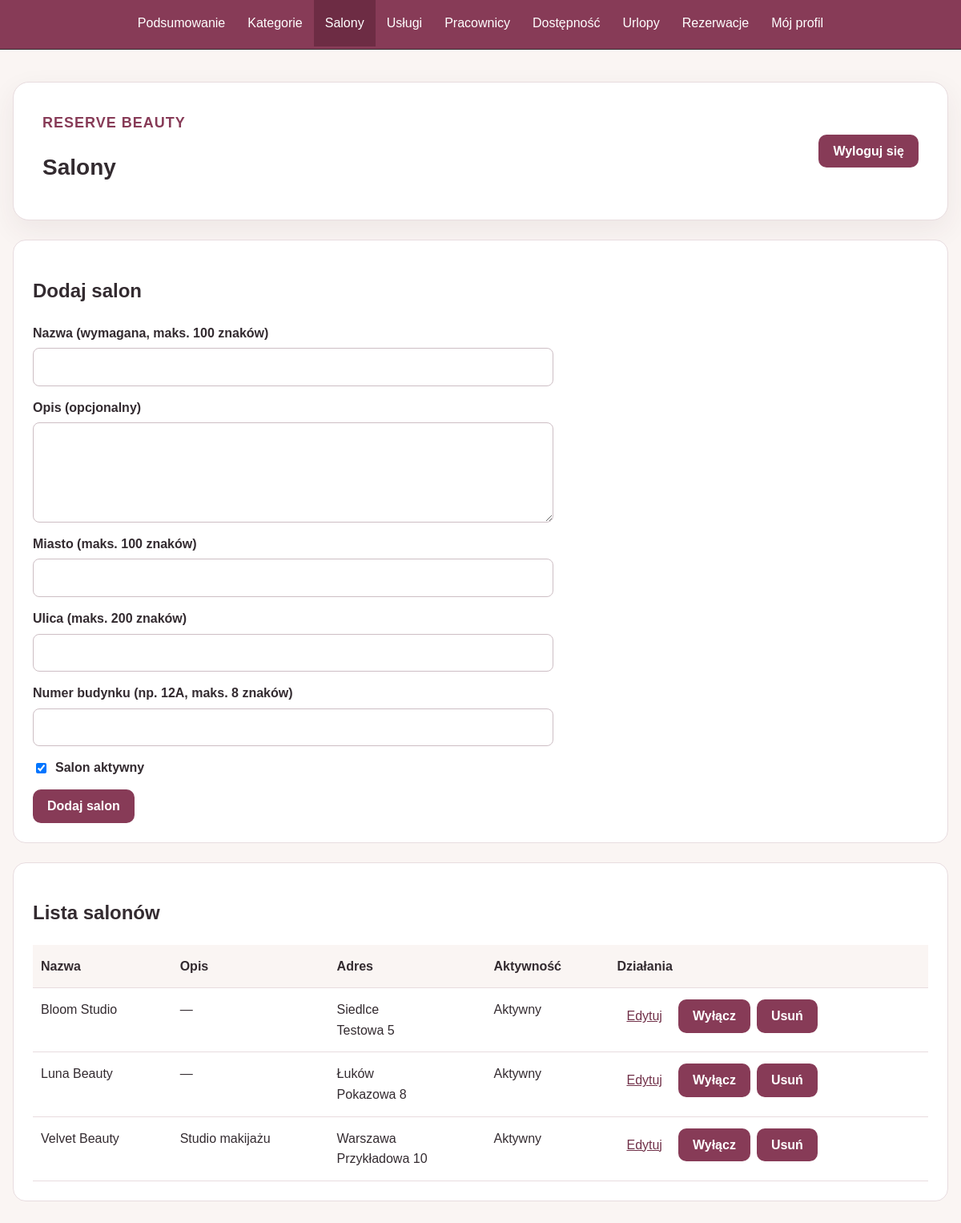
Before: /admin/salony.php (signed in) with the older database file.
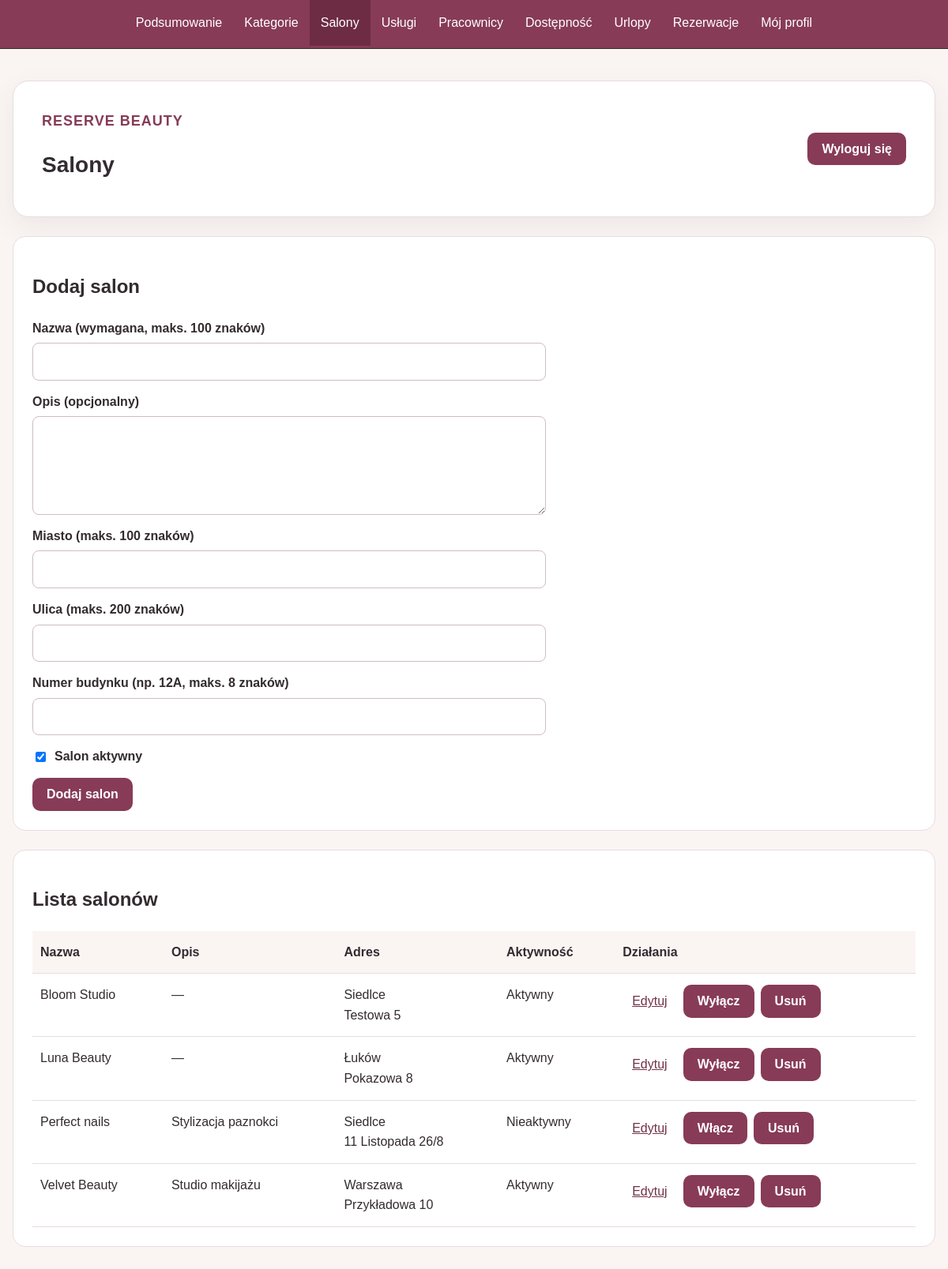
After: the same page with the newer database file.
### tables this page shows
CREATE TABLE `salony` (
  `id_salonu` int(11) NOT NULL,
  `nazwa` varchar(100) NOT NULL,
  `opis` text DEFAULT NULL,
  `miasto` varchar(100) NOT NULL,
  `ulica` varchar(200) NOT NULL,
  `nr_ulicy` varchar(8) NOT NULL,
  `aktywnosc` tinyint(1) NOT NULL DEFAULT 1
);

### includes/bootstrap.php (called while the page is built, shortened)
<?php
function e(string $tekst): string
{
    return htmlspecialchars(
        $tekst,
        ENT_QUOTES | ENT_SUBSTITUTE,
        'UTF-8'
    );
}

### admin/salony.php (the view, shortened to what this page needs)
<?php
require_once __DIR__ . '/../includes/auth.php';
$formularz = ['id' => 0, 'nazwa' => '', 'opis' => '', 'miasto' => '', 'ulica' => '', 'nr_ulicy' => '', 'aktywnosc' => 1];
$salony = [];
try {
    $salony = $pdo->query('SELECT id_salonu AS id, nazwa, opis, miasto, ulica, nr_ulicy, aktywnosc FROM salony ORDER BY nazwa')->fetchAll();
} catch (PDOException $wyjatek) {
    error_log('Odczyt salonów: SQLSTATE ' . $wyjatek->getCode());
    $blad = 'Nie udało się pobrać salonów. Spróbuj ponownie później.';
}
$edycja = (int) $formularz['id'] > 0;
$menu = [
    'index.php' => 'Podsumowanie', 'kategorie.php' => 'Kategorie',
    'salony.php' => 'Salony', 'uslugi.php' => 'Usługi',
    'pracownicy.php' => 'Pracownicy', 'dostepnosc.php' => 'Dostępność',
    'urlopy.php' => 'Urlopy', 'rezerwacje.php' => 'Rezerwacje',
];
?>
<!DOCTYPE html>
<html lang="pl">
<head>
    <link rel="stylesheet" href="<?= e(BASE_URL) ?>/css/admin.css">
    <link rel="stylesheet" href="<?= e(BASE_URL) ?>/css/admin2.css">
</head>
<body class="strona-konta">
    <nav class="admin-menu" aria-label="Menu administratora">
        <ul class="admin-menu_lista">
            <?php foreach ($menu as $plik => $etykieta): ?>
                <li><a href="<?= e(BASE_URL . '/admin/' . $plik) ?>" <?= $plik === 'salony.php' ? 'aria-current="page"' : '' ?>><?= e($etykieta) ?></a></li>
            <?php endforeach; ?>
            <li><a href="<?= e(BASE_URL) ?>/profil.php">Mój profil</a></li>
        </ul>
    </nav>
    <main class="panel">
        <div class="pole">
            <div>
                <p class="marka">RESERVE BEAUTY</p>
                <h1>Salony</h1>
            </div>
            <form action="<?= e(BASE_URL) ?>/wylogowanie.php" method="post">
                <button type="submit">Wyloguj się</button>
            </form>
        </div>
        <section class="karta" aria-labelledby="tytul-formularza">
            <h2 id="tytul-formularza"><?= $edycja ? 'Edytuj salon' : 'Dodaj salon' ?></h2>
            <form class="formularz" action="<?= e(BASE_URL) ?>/admin/salony.php" method="post">
                <label>Nazwa (wymagana, maks. 100 znaków)
                    <input type="text" name="nazwa" maxlength="100" required value="<?= e($formularz['nazwa']) ?>">
                </label>
                <label>Opis (opcjonalny)
                    <textarea name="opis" rows="4"><?= e($formularz['opis'] ?? '') ?></textarea>
                </label>
                <label>Miasto (maks. 100 znaków)
                    <input type="text" name="miasto" maxlength="100" required value="<?= e($formularz['miasto']) ?>">
                </label>
                <label>Ulica (maks. 200 znaków)
                    <input type="text" name="ulica" maxlength="200" required value="<?= e($formularz['ulica']) ?>">
                </label>
                <label>Numer budynku (np. 12A, maks. 8 znaków)
                    <input type="text" name="nr_ulicy" maxlength="8" required value="<?= e($formularz['nr_ulicy']) ?>">
                </label>
                <label class="wybor">
                    <input type="checkbox" name="aktywnosc" value="1" <?= (int) $formularz['aktywnosc'] === 1 ? 'checked' : '' ?>>
                    Salon aktywny
                </label>
                <div class="akcje">
                    <button type="submit"><?= $edycja ? 'Zapisz zmiany' : 'Dodaj salon' ?></button>
                </div>
            </form>
        </section>
        <section class="karta" aria-labelledby="tytul-listy">
            <h2 id="tytul-listy">Lista salonów</h2>
            <div class="tabela">
                <table>
                    <thead><tr><th scope="col">Nazwa</th><th scope="col">Opis</th><th scope="col">Adres</th><th scope="col">Aktywność</th><th scope="col">Działania</th></tr></thead>
                    <tbody>
                    <?php foreach ($salony as $salon): ?>
                        <tr>
                            <td class="nazwa"><?= e($salon['nazwa']) ?></td>
                            <td class="opis"><?= e($salon['opis'] ?? '—') ?></td>
                            <td class="adres"><?= e($salon['miasto']) ?><br><?= e($salon['ulica'] . ' ' . $salon['nr_ulicy']) ?></td>
                            <td><?= (int) $salon['aktywnosc'] === 1 ? 'Aktywny' : 'Nieaktywny' ?></td>
                            <td>
                                <div class="akcje">
                                    <a class="link" href="<?= e(BASE_URL) ?>/admin/salony.php?edytuj=<?= (int) $salon['id'] ?>">Edytuj</a>
                                    <form action="<?= e(BASE_URL) ?>/admin/salony.php" method="post">
                                        <button type="submit"><?= (int) $salon['aktywnosc'] === 1 ? 'Wyłącz' : 'Włącz' ?></button>
                                    </form>
                                    <form action="<?= e(BASE_URL) ?>/admin/salony.php" method="post" onsubmit="return confirm('Czy na pewno usunąć ten salon?');">
                                        <button type="submit">Usuń</button>
                                    </form>
                                </div>
                            </td>
                        </tr>
                    <?php endforeach; ?>
                    </tbody>
                </table>
            </div>
        </section>
    </main>
</body>
</html>

### css/admin.css (style rules this page uses)
body.strona-konta { margin: 0; min-height: 100vh; padding: 0; background: #faf5f3; color: #332b30; font-family: Arial, sans-serif; font-size: 16px; line-height: 1.6; }
.strona-konta main { box-sizing: border-box; width: 100%; max-width: 1272px; margin: 0 auto; padding: 0 16px 30px; margin-bottom: 24px; }
.strona-konta .pole { box-sizing: border-box; width: 100%; max-width: 1240px; margin: 0 auto; padding: 36px; background: #ffffff; border: 1px solid #e8dcdF; border-radius: 20px; box-shadow: 0 12px 35px rgba(70, 40, 50, 0.07); display: flex; justify-content: space-between; align-items: center; gap: 20px; margin-top: 40px; }
.strona-konta .marka { margin: 0 0 24px; color: #873b57; font-size: 18px; font-weight: bold; letter-spacing: 1px; }
.strona-konta h1 { margin: 0 0 12px; font-size: 28px; line-height: 1.25; }
.strona-konta p { margin: 0 0 18px; overflow-wrap: anywhere; }
form { display: flex; justify-content: flex-end; flex-shrink: 0; }
.strona-konta button { width: auto; padding: 8px 18px; border: 0; border-radius: 10px; background: #873b57; color: #ffffff; font: inherit; font-weight: bold; cursor: pointer; }
.strona-konta .admin-menu { margin: 0; padding: 0 16px; background: #873b57; border-bottom: 1px solid; text-decoration: none; }
.strona-konta .admin-menu_lista { display: flex; flex-wrap: wrap; justify-content: center; gap: 0; max-width: 1240px; margin: 0 auto; text-decoration: none; list-style: none; }
.strona-konta .admin-menu_lista li { min-width: 0; text-decoration: none; }
.strona-konta .admin-menu a { display: block; box-sizing: border-box; min-height: 0; height: auto; padding: 16px 14px; border: 0; border-bottom: 3px solid transparent; border-radius: 0; background: transparent; white-space: nowrap; text-decoration: none; color: #ffffff; }
.strona-konta .admin-menu a[aria-current="page"] { background: #6d2c44; color: white; border-bottom-color: #873b57; text-decoration: none; }

### css/admin2.css (style rules this page uses)
.admin-menu_lista { list-style: none; padding: 0; }
.panel { margin-top: 28px; }
.karta { background: #fff; border: 1px solid #e8dcdf; border-radius: 16px; padding: 24px; margin: 24px 0; }
.formularz { display: grid; justify-content: stretch; gap: 14px; max-width: 650px; }
.formularz label { display: grid; gap: 6px; font-weight: bold; }
.formularz input[type="text"], .formularz textarea { box-sizing: border-box; width: 100%; border: 1px solid #cdbec4; border-radius: 8px; padding: 10px; font: inherit; }
.formularz textarea { resize: vertical; }
.formularz label.wybor { display: flex; align-items: center; gap: 8px; }
.akcje { display: flex; flex-wrap: wrap; align-items: center; gap: 8px; }
.akcje form { margin: 0; }
.link { display: inline-block; color: #713149; padding: 8px 12px; }
.tabela { overflow-x: auto; }
.tabela table { border-collapse: collapse; width: 100%; min-width: 700px; }
.tabela th, .tabela td { text-align: left; padding: 14px 10px; border-bottom: 1px solid #e8dcdf; vertical-align: top; }
.tabela th { background: #faf5f3; }
.opis { white-space: pre-wrap; overflow-wrap: anywhere; max-width: 350px; }
.nazwa { overflow-wrap: anywhere; max-width: 220px; }
.adres { overflow-wrap: anywhere; max-width: 250px; }

Changed rows visible on the page:
added salony: nazwa "Perfect nails", opis "Stylizacja paznokci", miasto "Siedlce", ulica+nr_ulicy "11 Listopada 26/8", aktywnosc "Nieaktywny"
